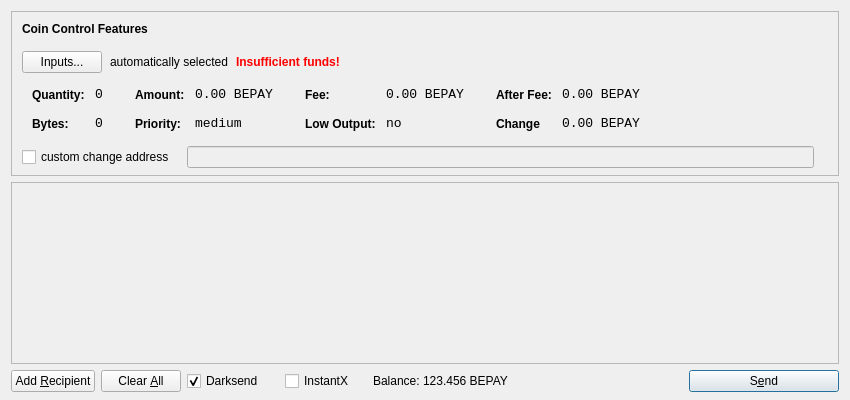
<?xml version="1.0" encoding="UTF-8"?>
<ui version="4.0">
 <class>SendCoinsDialog</class>
 <widget class="QDialog" name="SendCoinsDialog">
  <property name="geometry">
   <rect>
    <x>0</x>
    <y>0</y>
    <width>850</width>
    <height>400</height>
   </rect>
  </property>
  <property name="windowTitle">
   <string>Send Coins</string>
  </property>
  <layout class="QVBoxLayout" name="verticalLayout" stretch="0,1,0">
   <property name="bottomMargin">
    <number>8</number>
   </property>
   <item>
    <widget class="QFrame" name="frameCoinControl">
     <property name="sizePolicy">
      <sizepolicy hsizetype="Expanding" vsizetype="Expanding">
       <horstretch>0</horstretch>
       <verstretch>0</verstretch>
      </sizepolicy>
     </property>
     <property name="maximumSize">
      <size>
       <width>16777215</width>
       <height>16777215</height>
      </size>
     </property>
     <property name="frameShape">
      <enum>QFrame::StyledPanel</enum>
     </property>
     <property name="frameShadow">
      <enum>QFrame::Sunken</enum>
     </property>
     <layout class="QVBoxLayout" name="verticalLayoutCoinControl2">
      <property name="spacing">
       <number>-1</number>
      </property>
      <property name="leftMargin">
       <number>0</number>
      </property>
      <property name="topMargin">
       <number>0</number>
      </property>
      <property name="rightMargin">
       <number>0</number>
      </property>
      <property name="bottomMargin">
       <number>6</number>
      </property>
      <item>
       <layout class="QVBoxLayout" name="verticalLayoutCoinControl" stretch="0,0,0,0,1">
        <property name="spacing">
         <number>0</number>
        </property>
        <property name="leftMargin">
         <number>10</number>
        </property>
        <property name="topMargin">
         <number>10</number>
        </property>
        <item>
         <layout class="QHBoxLayout" name="horizontalLayoutCoinControl1">
          <property name="bottomMargin">
           <number>15</number>
          </property>
          <item>
           <widget class="QLabel" name="labelCoinControlFeatures">
            <property name="sizePolicy">
             <sizepolicy hsizetype="Preferred" vsizetype="Maximum">
              <horstretch>0</horstretch>
              <verstretch>0</verstretch>
             </sizepolicy>
            </property>
            <property name="font">
             <font>
              <weight>75</weight>
              <bold>true</bold>
             </font>
            </property>
            <property name="styleSheet">
             <string notr="true">font-weight:bold;</string>
            </property>
            <property name="text">
             <string>Coin Control Features</string>
            </property>
           </widget>
          </item>
         </layout>
        </item>
        <item>
         <layout class="QHBoxLayout" name="horizontalLayoutCoinControl2" stretch="0,0,0,0">
          <property name="spacing">
           <number>8</number>
          </property>
          <property name="bottomMargin">
           <number>10</number>
          </property>
          <item>
           <widget class="QPushButton" name="pushButtonCoinControl">
            <property name="styleSheet">
             <string notr="true"/>
            </property>
            <property name="text">
             <string>Inputs...</string>
            </property>
           </widget>
          </item>
          <item>
           <widget class="QLabel" name="labelCoinControlAutomaticallySelected">
            <property name="text">
             <string>automatically selected</string>
            </property>
            <property name="margin">
             <number>5</number>
            </property>
           </widget>
          </item>
          <item>
           <widget class="QLabel" name="labelCoinControlInsuffFunds">
            <property name="font">
             <font>
              <weight>75</weight>
              <bold>true</bold>
             </font>
            </property>
            <property name="styleSheet">
             <string notr="true">color:red;font-weight:bold;</string>
            </property>
            <property name="text">
             <string>Insufficient funds!</string>
            </property>
            <property name="margin">
             <number>5</number>
            </property>
           </widget>
          </item>
          <item>
           <spacer name="horizontalSpacerCoinControl">
            <property name="orientation">
             <enum>Qt::Horizontal</enum>
            </property>
            <property name="sizeHint" stdset="0">
             <size>
              <width>40</width>
              <height>1</height>
             </size>
            </property>
           </spacer>
          </item>
         </layout>
        </item>
        <item>
         <widget class="QWidget" name="widgetCoinControl" native="true">
          <property name="sizePolicy">
           <sizepolicy hsizetype="Preferred" vsizetype="Preferred">
            <horstretch>0</horstretch>
            <verstretch>0</verstretch>
           </sizepolicy>
          </property>
          <property name="minimumSize">
           <size>
            <width>0</width>
            <height>0</height>
           </size>
          </property>
          <property name="styleSheet">
           <string notr="true"/>
          </property>
          <layout class="QHBoxLayout" name="horizontalLayoutCoinControl5">
           <property name="margin">
            <number>0</number>
           </property>
           <item>
            <layout class="QHBoxLayout" name="horizontalLayoutCoinControl3" stretch="0,0,0,1">
             <property name="spacing">
              <number>20</number>
             </property>
             <property name="topMargin">
              <number>0</number>
             </property>
             <property name="bottomMargin">
              <number>10</number>
             </property>
             <item>
              <layout class="QFormLayout" name="formLayoutCoinControl1">
               <property name="horizontalSpacing">
                <number>10</number>
               </property>
               <property name="verticalSpacing">
                <number>14</number>
               </property>
               <property name="leftMargin">
                <number>10</number>
               </property>
               <property name="topMargin">
                <number>4</number>
               </property>
               <property name="rightMargin">
                <number>6</number>
               </property>
               <item row="0" column="0">
                <widget class="QLabel" name="labelCoinControlQuantityText">
                 <property name="styleSheet">
                  <string notr="true">font-weight:bold;</string>
                 </property>
                 <property name="text">
                  <string>Quantity:</string>
                 </property>
                 <property name="margin">
                  <number>0</number>
                 </property>
                </widget>
               </item>
               <item row="0" column="1">
                <widget class="QLabel" name="labelCoinControlQuantity">
                 <property name="font">
                  <font>
                   <family>Monospace</family>
                   <pointsize>10</pointsize>
                  </font>
                 </property>
                 <property name="cursor">
                  <cursorShape>IBeamCursor</cursorShape>
                 </property>
                 <property name="contextMenuPolicy">
                  <enum>Qt::ActionsContextMenu</enum>
                 </property>
                 <property name="text">
                  <string>0</string>
                 </property>
                 <property name="margin">
                  <number>0</number>
                 </property>
                 <property name="textInteractionFlags">
                  <set>Qt::LinksAccessibleByMouse|Qt::TextSelectableByKeyboard|Qt::TextSelectableByMouse</set>
                 </property>
                </widget>
               </item>
               <item row="1" column="0">
                <widget class="QLabel" name="labelCoinControlBytesText">
                 <property name="styleSheet">
                  <string notr="true">font-weight:bold;</string>
                 </property>
                 <property name="text">
                  <string>Bytes:</string>
                 </property>
                </widget>
               </item>
               <item row="1" column="1">
                <widget class="QLabel" name="labelCoinControlBytes">
                 <property name="font">
                  <font>
                   <family>Monospace</family>
                   <pointsize>10</pointsize>
                  </font>
                 </property>
                 <property name="cursor">
                  <cursorShape>IBeamCursor</cursorShape>
                 </property>
                 <property name="contextMenuPolicy">
                  <enum>Qt::ActionsContextMenu</enum>
                 </property>
                 <property name="text">
                  <string>0</string>
                 </property>
                 <property name="textInteractionFlags">
                  <set>Qt::LinksAccessibleByMouse|Qt::TextSelectableByKeyboard|Qt::TextSelectableByMouse</set>
                 </property>
                </widget>
               </item>
              </layout>
             </item>
             <item>
              <layout class="QFormLayout" name="formLayoutCoinControl2">
               <property name="horizontalSpacing">
                <number>10</number>
               </property>
               <property name="verticalSpacing">
                <number>14</number>
               </property>
               <property name="leftMargin">
                <number>6</number>
               </property>
               <property name="topMargin">
                <number>4</number>
               </property>
               <property name="rightMargin">
                <number>6</number>
               </property>
               <item row="0" column="0">
                <widget class="QLabel" name="labelCoinControlAmountText">
                 <property name="styleSheet">
                  <string notr="true">font-weight:bold;</string>
                 </property>
                 <property name="text">
                  <string>Amount:</string>
                 </property>
                 <property name="margin">
                  <number>0</number>
                 </property>
                </widget>
               </item>
               <item row="0" column="1">
                <widget class="QLabel" name="labelCoinControlAmount">
                 <property name="font">
                  <font>
                   <family>Monospace</family>
                   <pointsize>10</pointsize>
                  </font>
                 </property>
                 <property name="cursor">
                  <cursorShape>IBeamCursor</cursorShape>
                 </property>
                 <property name="contextMenuPolicy">
                  <enum>Qt::ActionsContextMenu</enum>
                 </property>
                 <property name="text">
                  <string>0.00 BEPAY</string>
                 </property>
                 <property name="textInteractionFlags">
                  <set>Qt::LinksAccessibleByMouse|Qt::TextSelectableByKeyboard|Qt::TextSelectableByMouse</set>
                 </property>
                </widget>
               </item>
               <item row="1" column="0">
                <widget class="QLabel" name="labelCoinControlPriorityText">
                 <property name="styleSheet">
                  <string notr="true">font-weight:bold;</string>
                 </property>
                 <property name="text">
                  <string>Priority:</string>
                 </property>
                </widget>
               </item>
               <item row="1" column="1">
                <widget class="QLabel" name="labelCoinControlPriority">
                 <property name="font">
                  <font>
                   <family>Monospace</family>
                   <pointsize>10</pointsize>
                  </font>
                 </property>
                 <property name="cursor">
                  <cursorShape>IBeamCursor</cursorShape>
                 </property>
                 <property name="contextMenuPolicy">
                  <enum>Qt::ActionsContextMenu</enum>
                 </property>
                 <property name="text">
                  <string>medium</string>
                 </property>
                 <property name="textInteractionFlags">
                  <set>Qt::LinksAccessibleByMouse|Qt::TextSelectableByKeyboard|Qt::TextSelectableByMouse</set>
                 </property>
                </widget>
               </item>
              </layout>
             </item>
             <item>
              <layout class="QFormLayout" name="formLayoutCoinControl3">
               <property name="horizontalSpacing">
                <number>10</number>
               </property>
               <property name="verticalSpacing">
                <number>14</number>
               </property>
               <property name="leftMargin">
                <number>6</number>
               </property>
               <property name="topMargin">
                <number>4</number>
               </property>
               <property name="rightMargin">
                <number>6</number>
               </property>
               <item row="0" column="0">
                <widget class="QLabel" name="labelCoinControlFeeText">
                 <property name="styleSheet">
                  <string notr="true">font-weight:bold;</string>
                 </property>
                 <property name="text">
                  <string>Fee:</string>
                 </property>
                 <property name="margin">
                  <number>0</number>
                 </property>
                </widget>
               </item>
               <item row="0" column="1">
                <widget class="QLabel" name="labelCoinControlFee">
                 <property name="font">
                  <font>
                   <family>Monospace</family>
                   <pointsize>10</pointsize>
                  </font>
                 </property>
                 <property name="cursor">
                  <cursorShape>IBeamCursor</cursorShape>
                 </property>
                 <property name="contextMenuPolicy">
                  <enum>Qt::ActionsContextMenu</enum>
                 </property>
                 <property name="text">
                  <string>0.00 BEPAY</string>
                 </property>
                 <property name="textInteractionFlags">
                  <set>Qt::LinksAccessibleByMouse|Qt::TextSelectableByKeyboard|Qt::TextSelectableByMouse</set>
                 </property>
                </widget>
               </item>
               <item row="1" column="0">
                <widget class="QLabel" name="labelCoinControlLowOutputText">
                 <property name="styleSheet">
                  <string notr="true">font-weight:bold;</string>
                 </property>
                 <property name="text">
                  <string>Low Output:</string>
                 </property>
                </widget>
               </item>
               <item row="1" column="1">
                <widget class="QLabel" name="labelCoinControlLowOutput">
                 <property name="font">
                  <font>
                   <family>Monospace</family>
                   <pointsize>10</pointsize>
                  </font>
                 </property>
                 <property name="cursor">
                  <cursorShape>IBeamCursor</cursorShape>
                 </property>
                 <property name="contextMenuPolicy">
                  <enum>Qt::ActionsContextMenu</enum>
                 </property>
                 <property name="text">
                  <string>no</string>
                 </property>
                 <property name="textInteractionFlags">
                  <set>Qt::LinksAccessibleByMouse|Qt::TextSelectableByKeyboard|Qt::TextSelectableByMouse</set>
                 </property>
                </widget>
               </item>
              </layout>
             </item>
             <item>
              <layout class="QFormLayout" name="formLayoutCoinControl4">
               <property name="horizontalSpacing">
                <number>10</number>
               </property>
               <property name="verticalSpacing">
                <number>14</number>
               </property>
               <property name="leftMargin">
                <number>6</number>
               </property>
               <property name="topMargin">
                <number>4</number>
               </property>
               <property name="rightMargin">
                <number>6</number>
               </property>
               <item row="0" column="0">
                <widget class="QLabel" name="labelCoinControlAfterFeeText">
                 <property name="styleSheet">
                  <string notr="true">font-weight:bold;</string>
                 </property>
                 <property name="text">
                  <string>After Fee:</string>
                 </property>
                 <property name="margin">
                  <number>0</number>
                 </property>
                </widget>
               </item>
               <item row="0" column="1">
                <widget class="QLabel" name="labelCoinControlAfterFee">
                 <property name="font">
                  <font>
                   <family>Monospace</family>
                   <pointsize>10</pointsize>
                  </font>
                 </property>
                 <property name="cursor">
                  <cursorShape>IBeamCursor</cursorShape>
                 </property>
                 <property name="contextMenuPolicy">
                  <enum>Qt::ActionsContextMenu</enum>
                 </property>
                 <property name="text">
                  <string>0.00 BEPAY</string>
                 </property>
                 <property name="textInteractionFlags">
                  <set>Qt::LinksAccessibleByMouse|Qt::TextSelectableByKeyboard|Qt::TextSelectableByMouse</set>
                 </property>
                </widget>
               </item>
               <item row="1" column="0">
                <widget class="QLabel" name="labelCoinControlChangeText">
                 <property name="styleSheet">
                  <string notr="true">font-weight:bold;</string>
                 </property>
                 <property name="text">
                  <string>Change</string>
                 </property>
                </widget>
               </item>
               <item row="1" column="1">
                <widget class="QLabel" name="labelCoinControlChange">
                 <property name="font">
                  <font>
                   <family>Monospace</family>
                   <pointsize>10</pointsize>
                  </font>
                 </property>
                 <property name="cursor">
                  <cursorShape>IBeamCursor</cursorShape>
                 </property>
                 <property name="contextMenuPolicy">
                  <enum>Qt::ActionsContextMenu</enum>
                 </property>
                 <property name="text">
                  <string>0.00 BEPAY</string>
                 </property>
                 <property name="textInteractionFlags">
                  <set>Qt::LinksAccessibleByMouse|Qt::TextSelectableByKeyboard|Qt::TextSelectableByMouse</set>
                 </property>
                </widget>
               </item>
              </layout>
             </item>
            </layout>
           </item>
          </layout>
         </widget>
        </item>
        <item>
         <layout class="QHBoxLayout" name="horizontalLayoutCoinControl4" stretch="0,0,0">
          <property name="spacing">
           <number>12</number>
          </property>
          <property name="sizeConstraint">
           <enum>QLayout::SetDefaultConstraint</enum>
          </property>
          <property name="topMargin">
           <number>5</number>
          </property>
          <property name="rightMargin">
           <number>5</number>
          </property>
          <item>
           <widget class="QCheckBox" name="checkBoxCoinControlChange">
            <property name="text">
             <string>custom change address</string>
            </property>
           </widget>
          </item>
          <item>
           <widget class="QLineEdit" name="lineEditCoinControlChange">
            <property name="enabled">
             <bool>false</bool>
            </property>
            <property name="sizePolicy">
             <sizepolicy hsizetype="Expanding" vsizetype="Fixed">
              <horstretch>0</horstretch>
              <verstretch>0</verstretch>
             </sizepolicy>
            </property>
           </widget>
          </item>
          <item>
           <widget class="QLabel" name="labelCoinControlChangeLabel">
            <property name="sizePolicy">
             <sizepolicy hsizetype="Preferred" vsizetype="Expanding">
              <horstretch>0</horstretch>
              <verstretch>0</verstretch>
             </sizepolicy>
            </property>
            <property name="minimumSize">
             <size>
              <width>0</width>
              <height>0</height>
             </size>
            </property>
            <property name="text">
             <string/>
            </property>
            <property name="margin">
             <number>3</number>
            </property>
           </widget>
          </item>
         </layout>
        </item>
        <item>
         <spacer name="verticalSpacerCoinControl">
          <property name="orientation">
           <enum>Qt::Vertical</enum>
          </property>
          <property name="sizeHint" stdset="0">
           <size>
            <width>800</width>
            <height>1</height>
           </size>
          </property>
         </spacer>
        </item>
       </layout>
      </item>
     </layout>
    </widget>
   </item>
   <item>
    <widget class="QScrollArea" name="scrollArea">
     <property name="widgetResizable">
      <bool>true</bool>
     </property>
     <widget class="QWidget" name="scrollAreaWidgetContents">
      <property name="geometry">
       <rect>
        <x>0</x>
        <y>0</y>
        <width>830</width>
        <height>165</height>
       </rect>
      </property>
      <layout class="QVBoxLayout" name="verticalLayout_2">
       <property name="margin">
        <number>0</number>
       </property>
       <item>
        <layout class="QVBoxLayout" name="entries">
         <property name="spacing">
          <number>6</number>
         </property>
        </layout>
       </item>
       <item>
        <spacer name="verticalSpacer">
         <property name="orientation">
          <enum>Qt::Vertical</enum>
         </property>
         <property name="sizeHint" stdset="0">
          <size>
           <width>20</width>
           <height>40</height>
          </size>
         </property>
        </spacer>
       </item>
      </layout>
     </widget>
    </widget>
   </item>
   <item>
    <layout class="QHBoxLayout" name="horizontalLayout">
     <item>
      <widget class="QPushButton" name="addButton">
       <property name="toolTip">
        <string>Send to multiple recipients at once</string>
       </property>
       <property name="text">
        <string>Add &amp;Recipient</string>
       </property>
       <property name="autoDefault">
        <bool>false</bool>
       </property>
      </widget>
     </item>
     <item>
      <widget class="QPushButton" name="clearButton">
       <property name="sizePolicy">
        <sizepolicy hsizetype="Minimum" vsizetype="Fixed">
         <horstretch>0</horstretch>
         <verstretch>0</verstretch>
        </sizepolicy>
       </property>
       <property name="toolTip">
        <string>Remove all transaction fields</string>
       </property>
       <property name="text">
        <string>Clear &amp;All</string>
       </property>
       <property name="autoRepeatDelay">
        <number>300</number>
       </property>
       <property name="autoDefault">
        <bool>false</bool>
       </property>
      </widget>
     </item>
     <item>
      <layout class="QHBoxLayout" name="horizontalLayout_2">
       <property name="spacing">
        <number>3</number>
       </property>
        <item>
        <widget class="QCheckBox" name="checkUseDarksend">
         <property name="minimumSize">
          <size>
           <width>95</width>
           <height>0</height>
          </size>
         </property>
         <property name="text">
          <string>Darksend</string>
         </property>
         <property name="checked">
          <bool>true</bool>
         </property>
        </widget>
       </item>
       <item>
        <widget class="QCheckBox" name="checkInstantX">
         <property name="enabled">
          <bool>true</bool>
         </property>
         <property name="minimumSize">
          <size>
           <width>85</width>
           <height>0</height>
          </size>
         </property>
         <property name="text">
          <string>InstantX</string>
         </property>
        </widget>
       </item>
       <item>
        <widget class="QLabel" name="label">
         <property name="sizePolicy">
          <sizepolicy hsizetype="Preferred" vsizetype="Fixed">
           <horstretch>0</horstretch>
           <verstretch>0</verstretch>
          </sizepolicy>
         </property>
         <property name="text">
          <string>Balance:</string>
         </property>
        </widget>
       </item>
       <item>
        <widget class="QLabel" name="labelBalance">
         <property name="sizePolicy">
          <sizepolicy hsizetype="Preferred" vsizetype="Fixed">
           <horstretch>0</horstretch>
           <verstretch>0</verstretch>
          </sizepolicy>
         </property>
         <property name="cursor">
          <cursorShape>IBeamCursor</cursorShape>
         </property>
         <property name="text">
          <string>123.456 BEPAY</string>
         </property>
         <property name="textInteractionFlags">
          <set>Qt::LinksAccessibleByMouse|Qt::TextSelectableByKeyboard|Qt::TextSelectableByMouse</set>
         </property>
        </widget>
       </item>
      </layout>
     </item>
     <item>
      <spacer name="horizontalSpacer">
       <property name="orientation">
        <enum>Qt::Horizontal</enum>
       </property>
       <property name="sizeHint" stdset="0">
        <size>
         <width>40</width>
         <height>20</height>
        </size>
       </property>
      </spacer>
     </item>
     <item>
      <widget class="QPushButton" name="sendButton">
       <property name="minimumSize">
        <size>
         <width>150</width>
         <height>0</height>
        </size>
       </property>
       <property name="toolTip">
        <string>Confirm the send action</string>
       </property>
       <property name="text">
        <string>S&amp;end</string>
       </property>
       <property name="icon">
        <iconset resource="../bitcoin.qrc">
         <normaloff>:/icons/send</normaloff>:/icons/send</iconset>
       </property>
       <property name="default">
        <bool>true</bool>
       </property>
      </widget>
     </item>
    </layout>
   </item>
  </layout>
 </widget>
 <resources>
  <include location="../bitcoin.qrc"/>
 </resources>
 <connections/>
</ui>
